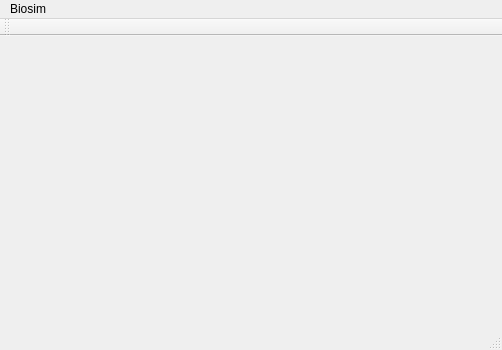
<?xml version="1.0" encoding="UTF-8"?>
<ui version="4.0">
 <class>MainWindow</class>
 <widget class="QMainWindow" name="MainWindow">
  <property name="geometry">
   <rect>
    <x>0</x>
    <y>0</y>
    <width>502</width>
    <height>350</height>
   </rect>
  </property>
  <property name="windowTitle">
   <string>MainWindow</string>
  </property>
  <property name="windowIcon">
   <iconset resource="Resources.qrc">
    <normaloff>:/icons/biology_icon32</normaloff>:/icons/biology_icon32</iconset>
  </property>
  <widget class="QWidget" name="centralWidget"/>
  <widget class="QMenuBar" name="menuBar">
   <property name="geometry">
    <rect>
     <x>0</x>
     <y>0</y>
     <width>502</width>
     <height>19</height>
    </rect>
   </property>
   <widget class="QMenu" name="menuBiosim">
    <property name="title">
     <string>Biosim</string>
    </property>
    <addaction name="actionAbout_Biosim"/>
    <addaction name="actionExit"/>
   </widget>
   <addaction name="menuBiosim"/>
  </widget>
  <widget class="QToolBar" name="mainToolBar">
   <property name="minimumSize">
    <size>
     <width>0</width>
     <height>0</height>
    </size>
   </property>
   <property name="toolButtonStyle">
    <enum>Qt::ToolButtonTextUnderIcon</enum>
   </property>
   <attribute name="toolBarArea">
    <enum>TopToolBarArea</enum>
   </attribute>
   <attribute name="toolBarBreak">
    <bool>false</bool>
   </attribute>
  </widget>
  <widget class="QStatusBar" name="statusBar"/>
  <action name="actionAbout_Biosim">
   <property name="text">
    <string>About Biosim</string>
   </property>
  </action>
  <action name="actionExit">
   <property name="text">
    <string>Exit</string>
   </property>
  </action>
 </widget>
 <layoutdefault spacing="6" margin="11"/>
 <resources>
  <include location="Resources.qrc"/>
 </resources>
 <connections/>
</ui>
